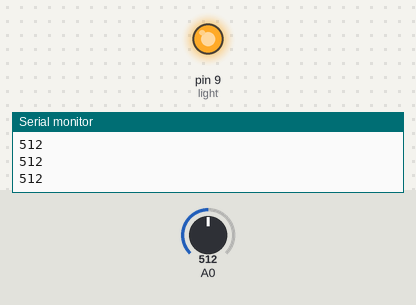
A sketch run on a simulated Arduino Uno, built with avr-gcc and run on an emulated ATmega328P. Shown: output pins drawn as LEDs (lit = HIGH), the last lines printed to the serial monitor. The test bench sets the inputs (shaded band); at power-on: A0 = 512.

Above: at 1.2 s.
1.3 s: A0 set to 408
2.8 s: A0 set to 391
At 3.9 s:
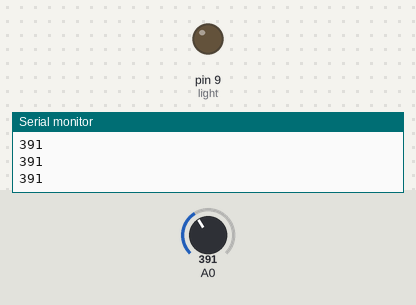
4.3 s: A0 set to 410
At 5.0 s:
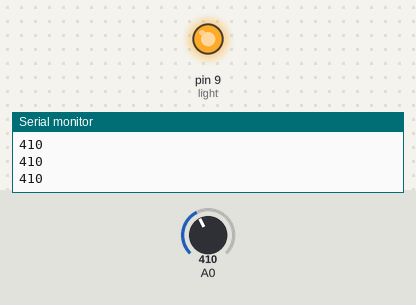
5.8 s: A0 set to 390
At 6.2 s:
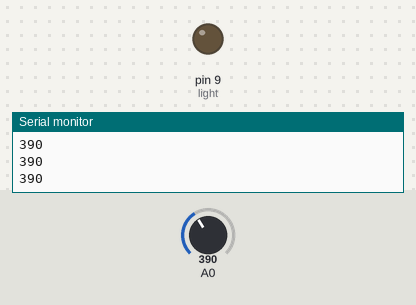
Timing chart, 0 to 8.3 s (numbered marks = the images above; inputs shaded):
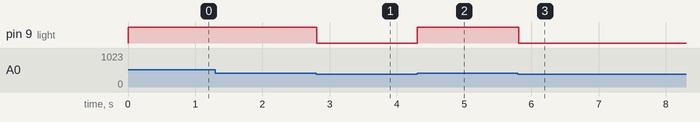

Measured:
- the behaviour switches between 401 and 400 on A0 (found by bisection; images 0 and 1)
- after the input at 2.8 s, pin 9 (light): HIGH → LOW at once
- after the input at 4.3 s, pin 9 (light): LOW → HIGH at once
- after the input at 5.8 s, pin 9 (light): HIGH → LOW at once

The sketch:

Night_light_code.ino
```cpp
int light=9;
void setup()
{
  Serial.begin(9600);
  pinMode(9, OUTPUT);
}

void loop()
{
  int resistance=analogRead(A0);
  Serial.println(resistance);
  if (resistance>400){
  digitalWrite(light,1);

  }

  else{
  digitalWrite(light,0);

  }
}
```
